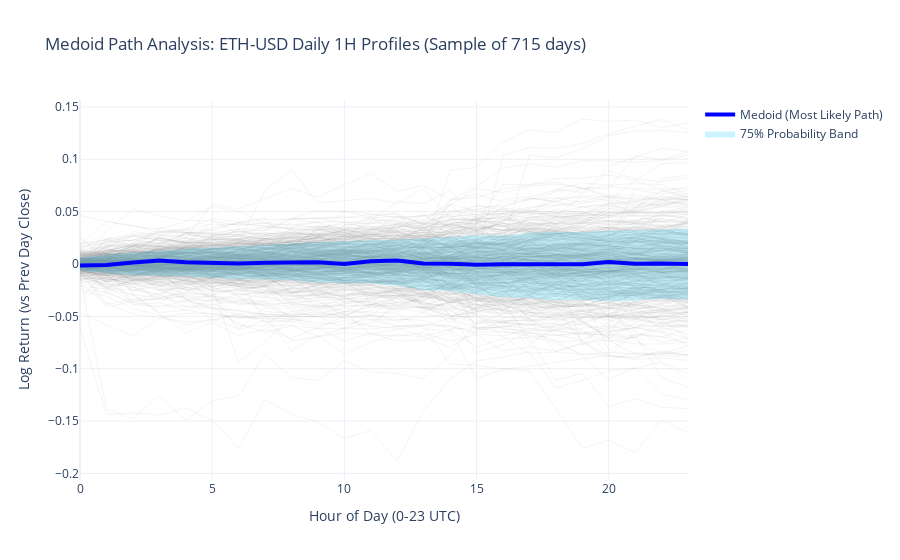

Notebook source saved alongside this figure:
### Markdown cell above
## 4. Visualization
We use Plotly to create an interactive chart showing:
1. **All Paths**: Faint, to show density.
2. **The Medoid**: Highlighted, representing the "center" of behavior.
3. **Probability Bands**: The statistical "normal" range.

### Code cell
time_steps = np.arange(24)

fig = go.Figure()

# 1. Plot all background paths (Sampling a subset if too many for performance, e.g., max 500)
MAX_PATHS_TO_PLOT = 500
indices = np.arange(len(series_matrix))
if len(indices) > MAX_PATHS_TO_PLOT:
    np.random.shuffle(indices)
    indices = indices[:MAX_PATHS_TO_PLOT]

for idx in indices:
    fig.add_trace(
        go.Scatter(
            x=time_steps,
            y=series_matrix[idx],
            mode="lines",
            line={"color": "rgba(150, 150, 150, 0.1)", "width": 1},
            showlegend=False,
            hoverinfo="skip",
        )
    )

# 2. Plot Probability Bands (Filled Area)
# Upper Bound
fig.add_trace(
    go.Scatter(x=time_steps, y=upper_path, mode="lines", line={"width": 0}, showlegend=False, name="Upper Limit")
)

# Lower Bound (with fill)
fig.add_trace(
    go.Scatter(
        x=time_steps,
        y=lower_path,
        mode="lines",
        line={"width": 0},
        fill="tonexty",  # Fill to the trace before it (Upper Limit)
        fillcolor="rgba(0, 200, 255, 0.2)",
        showlegend=True,
        name=f"{int(PROBABILITY*100)}% Probability Band",
    )
)

# 3. Plot Medoid Path
fig.add_trace(
    go.Scatter(
        x=time_steps, y=medoid_path, mode="lines", line={"color": "blue", "width": 4}, name="Medoid (Most Likely Path)"
    )
)

fig.update_layout(
    title=f"Medoid Path Analysis: ETH-USD Daily 1H Profiles (Sample of {len(series_matrix)} days)",
    xaxis_title="Hour of Day (0-23 UTC)",
    yaxis_title="Log Return (vs Prev Day Close)",
    template="plotly_white",
    hovermode="x unified",
)

fig.show()
